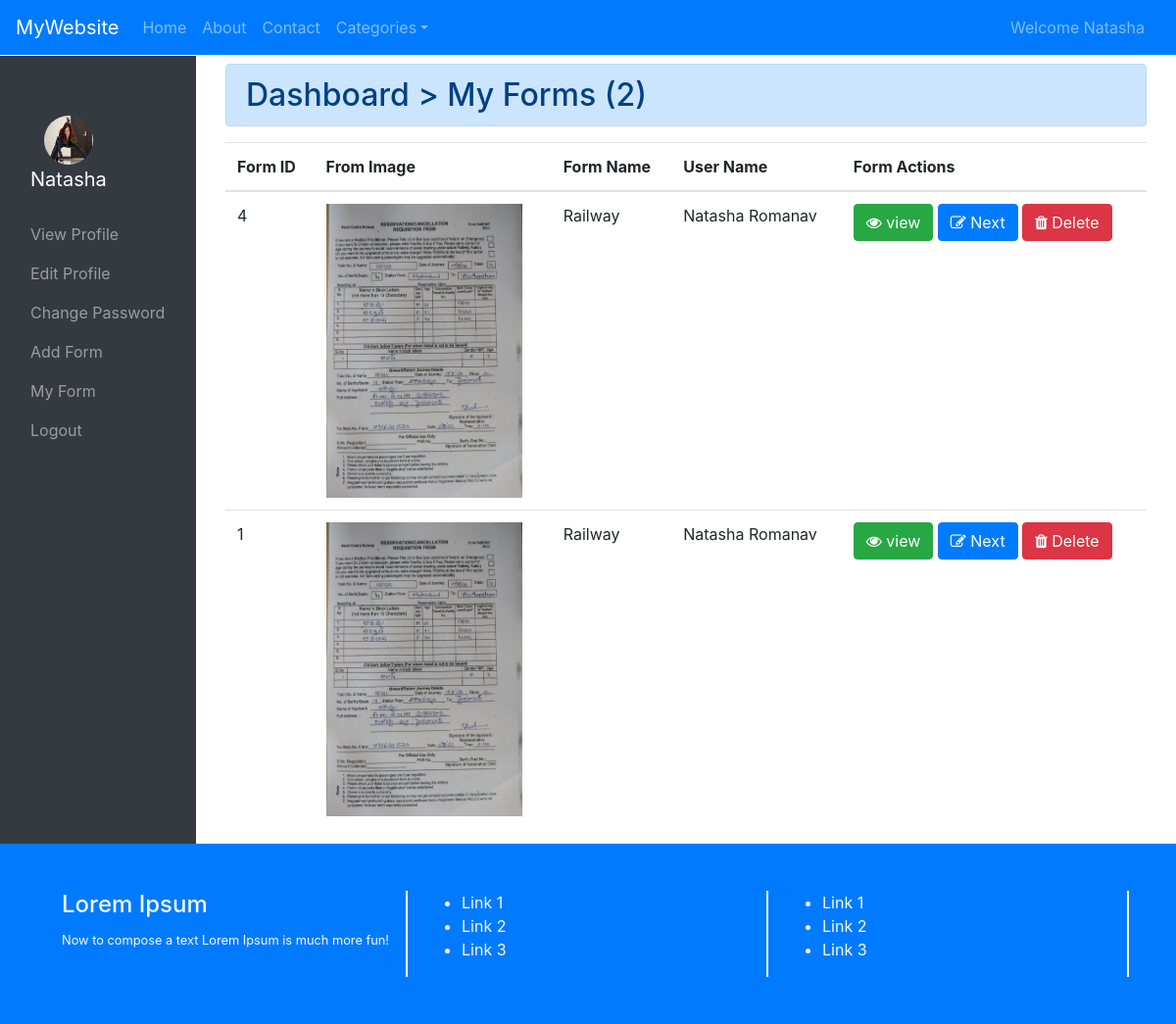
/myform/ (signed in), run on the app's committed database.
### testapp/models.py (models this page shows, shortened)
class register_table(models.Model):
    user = models.OneToOneField(User, on_delete = models.CASCADE)
    contact_num = models.IntegerField()
    profile_pic = models.ImageField(upload_to = "profiles", null = True, blank = True)
    age = models.CharField(max_length = 250, null = True, blank = True, default="Male")
    city = models.CharField(max_length = 250, null = True, blank = True)
    gender =models.CharField(max_length = 255, null = True, blank = True)
    update_on = models.DateTimeField(auto_now = True)

class add_Form(models.Model):
    user_name = models.ForeignKey(User, on_delete=models.CASCADE)
    form_name = models.CharField(max_length =250)
    form_category = models.ForeignKey(Category, on_delete=models.CASCADE)
    form_image = models.ImageField(upload_to  = "upload")
    details = models.TextField()

class Category(models.Model):
    cat_name = models.CharField(max_length = 255)
    cover_image = models.FileField(upload_to = "media")
    description = models.TextField()
    added_on = models.DateTimeField(auto_now_add = True)
    def __str__(self):
        return self.cat_name

### testapp/views.py (the view)
# urls.py: path("myform/", views.my_forms, name = "myform"),
def my_forms(request):
    context = {}
    ch = register_table.objects.filter(user__id=request.user.id)
    if len(ch)>0:
        data = register_table.objects.get(user__id=request.user.id)
        context["data"] = data
    all = add_Form.objects.filter(user_name__id=request.user.id).order_by("-id")
    context["forms"] = all
    return render(request,"myform.html",context)

### templates/myform.html
{% extends "dashboard_base.html" %}
{% block dashboard %}
<div class="container-fluid">
    <div class="row">
        <div class="col-md-12 mt-2">
            <h2 class="alert alert-primary">Dashboard &gt; My Forms ({{forms|length}})</h2>
            <table class="table">
                <thead>
                    <tr>
                        <th>Form ID</th>
                        <th>From Image</th>
                        <th>Form Name</th>
                        <th>User Name</th>
                        <th>Form Actions</th>
                    </tr>
                </thead>
                <tbody>
                    {% for p in forms %}
                        <tr>
                            <td>{{p.id}}</td>
                            <td><img src="/media/{{p.form_image}}" style="height:300px;width:200px;"></td>
                            <td>{{p.form_category}}</td>
                            <td>{{p.user_name.first_name}} {{p.user_name.last_name}}</td>
                            <td>
                                <button class="btn btn-success" data-toggle="modal" data-target="#m{{p.id}}"><i class="fa fa-eye"></i> view</button>
                                <a href="{}" class="btn btn-primary"><i class="fa fa-edit"></i> Next</a>
                                <a href="{}" class="btn btn-danger"><i class="fa fa-trash"></i> Delete</a>
                            </td>
                        </tr>
                    {% endfor %}
                </tbody>
            </table>
        </div>
    </div>
</div>
{% endblock %}

### templates/dashboard_base.html
{% extends "base.html" %}
{% load static %}
{% block myblock %}
{% if user.is_superuser %}
    <div class="container">
        <div class="row">
            <div class="col-md-12 mt-4">
                <div class="jumbotron">
                    <h1>Sorry {{user.username}} You are not allowed Here</h1>
                </div>
            </div>
        </div>
    </div>
{% else %}
<div class="container-fluid">
    <div class="row">
        <div class="col-md-2 bg-dark py-5">
            <nav class="navbar navbar-dark">
                <a href="" class="navbar-brand">
                <div class="text-center">
                    {% if data.profile_pic %}
                    <img src="/media/{{data.profile_pic}}" style="height:50px;width:50px;border-radius:50%">
                    {% else %}
                    <img src="{% static 'images/profile_default.jpg' %}" style="height:50px;width:50px;border-radius:50%">
                    {% endif %}
                </div>
                    <p>{{user.username}}</p>
                </a>
                <ul class="navbar-nav">
                    <li class="nav-item">
                        <a href="{% url 'user_dashboard'%}" class="nav-link">View Profile</a>
                    </li>
                    <li class="nav-item">
                        <a href="{% url 'edit_profile'%}" class="nav-link">Edit Profile</a>
                    </li>
                    <li class="nav-item">
                        <a href="{%url 'change_password'%}" class="nav-link">Change Password</a>
                    </li>
                    <li class="nav-item">
                        <a href="{%url 'add_form_view'%}" class="nav-link">Add Form</a>
                    </li>
                    <li class="nav-item">
                        <a href="{%url 'myform'%}" class="nav-link">My Form</a>
                    </li>
                    <li class="nav-item">
                        <a href="{% url 'user_logout' %}" class="nav-link">Logout</a>
                    </li>
                </ul>
            </nav>
        </div>
        <div class="col-md-10">
            {% block dashboard %}
            {% endblock %}
        </div>
    </div>
</div>
{% endif %}
{% endblock %}

### templates/base.html (shortened to what this page needs)
<!DOCTYPE html>
<html lang="en">
{% load static %}
<head>
</head>
<link rel="stylesheet" href="https://cdn.jsdelivr.net/npm/bootstrap@4.0.0/dist/css/bootstrap.min.css"
>
<link rel="stylesheet" href="https://cdnjs.cloudflare.com/ajax/libs/font-awesome/4.7.0/css/font-awesome.min.css">
<body>
    <div class="container-fluid">
        <div class="row">
            <div class="col-md-12 px-0">
                <nav class="navbar navbar-expand bg-primary navbar-dark">
                    <a href="" class="navbar-brand">MyWebsite</a>
                    <ul class="navbar-nav">
                        <li class="nav-item">
                            <a href="{% url 'home'%}" class="nav-link">Home</a>
                        </li>
                        <li class="nav-item">
                            <a href="{% url 'about'%}" class="nav-link">About</a>
                        </li>
                        <li class="nav-item">
                            <a href="{% url 'contact'%}" class="nav-link">Contact</a>
                        </li>
                        <li class="nav-item dropdown">
                            <a href="" class="nav-link dropdown-toggle" data-toggle="dropdown">Categories</a>
                        </li>
                    </ul>
                    <ul class="navbar-nav ml-auto">
                        {% if user.is_authenticated %}
                        <li class="nav-item mr-2">
                            <a href="{% url 'user_dashboard'%}" class="nav-link">Welcome {{user.username}}</a>
                        </li>
                        {% endif %}
                    </ul>
                </nav>
            </div>
            <div class="col-md-12">
            </div>
        </div>
    </div>
    {% block myblock %}
    {% endblock %}
    <div class="container-fluid">
        <div class="row bg-primary text-light p-5">
            <div class="col-md-4" style="border-right:2px solid white;">
                <h4> Lorem Ipsum</h4>
                <small> Now to compose a text Lorem Ipsum is much more fun!</small>
            </div>
            <div class="col-md-4" style="border-right:2px solid white;">
                <ul>
                    <li> Link 1</li>
                    <li> Link 2</li>
                    <li> Link 3</li>
                </ul>
            </div>
            <div class="col-md-4" style="border-right:2px solid white;">
                <ul>
                    <li> Link 1</li>
                    <li> Link 2</li>
                    <li> Link 3</li>
                </ul>
            </div>
        </div>
    </div>
</body>
</html>

### templates/base.html (style rules this page uses)
img { width: 100%; }

### data on the page
register_table: profile_pic (picture)
add_Form: id "4", form_image (picture), form_category "Railway", user_name.first_name "Natasha", user_name.last_name "Romanav"
add_Form: id "1", form_image (picture), form_category "Railway", user_name.first_name "Natasha", user_name.last_name "Romanav"

### other printed values
{{ user.username }} "Natasha"
